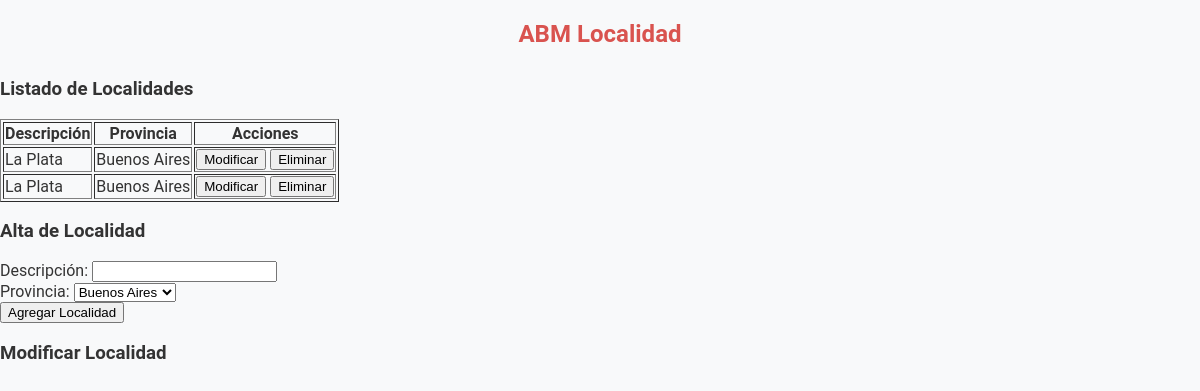
Page /modulos/localidad/vista_localidad.php on the committed database.
### tables this page shows
CREATE TABLE `localidad` (
  `id` int(11) NOT NULL AUTO_INCREMENT,
  `nombre` varchar(50) DEFAULT NULL,
  `provincia_id` int(11) DEFAULT NULL,
  PRIMARY KEY (`id`),
  KEY `provincia_id` (`provincia_id`),
  CONSTRAINT `localidad_ibfk_1` FOREIGN KEY (`provincia_id`) REFERENCES `provincia` (`id`)
);

CREATE TABLE `provincia` (
  `id` int(11) NOT NULL AUTO_INCREMENT,
  `nombre` varchar(50) DEFAULT NULL,
  `pais_id` int(11) DEFAULT NULL,
  PRIMARY KEY (`id`),
  KEY `pais_id` (`pais_id`),
  CONSTRAINT `provincia_ibfk_1` FOREIGN KEY (`pais_id`) REFERENCES `pais` (`id`)
);

### modulos/localidad/localidad.php (called while the page is built, shortened)
<?php
function obtenerLocalidades($pdo) {
    try {
        $stmt = $pdo->query("SELECT l.*, p.nombre AS nombre_provincia FROM Localidad l
                             JOIN Provincia p ON l.provincia_id = p.id");
        return $stmt->fetchAll(PDO::FETCH_ASSOC);
    } catch (PDOException $e) {
        echo "Error: " . $e->getMessage();
        return [];
    }
}
function obtenerProvincias($pdo) {
    try {
        $stmt = $pdo->query("SELECT * FROM Provincia");
        return $stmt->fetchAll(PDO::FETCH_ASSOC);
    } catch (PDOException $e) {
        echo "Error: " . $e->getMessage();
        return [];
    }
}
?>

### modulos/localidad/vista_localidad.php (the view, shortened to what this page needs)
<?php
require_once 'localidad.php';
$localidades = obtenerLocalidades($pdo);
$provincias = obtenerProvincias($pdo);
?>
<!DOCTYPE html>
<html lang="es">
<head>
    <link rel="stylesheet" href="../css/styles.css">
</head>
<body>
    <h2>ABM Localidad</h2>
    <h3>Listado de Localidades</h3>
    <table border="1">
        <tr>
            <th>Descripción</th>
            <th>Provincia</th>
            <th>Acciones</th>
        </tr>
        <?php foreach ($localidades as $localidad): ?>
            <tr>
                <td><?= htmlspecialchars($localidad['nombre']) ?></td>
                <td><?= htmlspecialchars($localidad['nombre_provincia']) ?></td>
                <td>
                    <button type="button" onclick="mostrarFormularioModificacion('<?= $localidad['id'] ?>', '<?= htmlspecialchars($localidad['nombre']) ?>', '<?= $localidad['provincia_id'] ?>')">Modificar</button>
                    <form method="post" action="localidad.php" style="display:inline;">
                        <input type="submit" name="baja" value="Eliminar">
                    </form>
                </td>
            </tr>
        <?php endforeach; ?>
    </table>
    <h3>Alta de Localidad</h3>
    <form method="post" action="localidad.php">
        <label for="descripcion">Descripción:</label>
        <input type="text" id="descripcion" name="descripcion" required><br>
        <label for="rela_provincia">Provincia:</label>
        <select id="rela_provincia" name="rela_provincia" required>
            <?php foreach ($provincias as $provincia): ?>
                <option value="<?= $provincia['id'] ?>"><?= htmlspecialchars($provincia['nombre']) ?></option>
            <?php endforeach; ?>
        </select><br>
        <input type="submit" name="alta" value="Agregar Localidad">
    </form>
    <h3>Modificar Localidad</h3>
</body>
</html>

### css/styles.css (style rules this page uses)
body { font-family: 'Roboto', sans-serif; background-color: #f8f9fa; color: #333; margin: 0; padding: 0; }
h2 { text-align: center; color: #d9534f; margin-bottom: 30px; }

### rows in the picture
localidad: nombre "La Plata", provincia.nombre "Buenos Aires"
localidad: nombre "La Plata", provincia.nombre "Buenos Aires"

### other values in the picture
form field rela_provincia "Buenos Aires"
